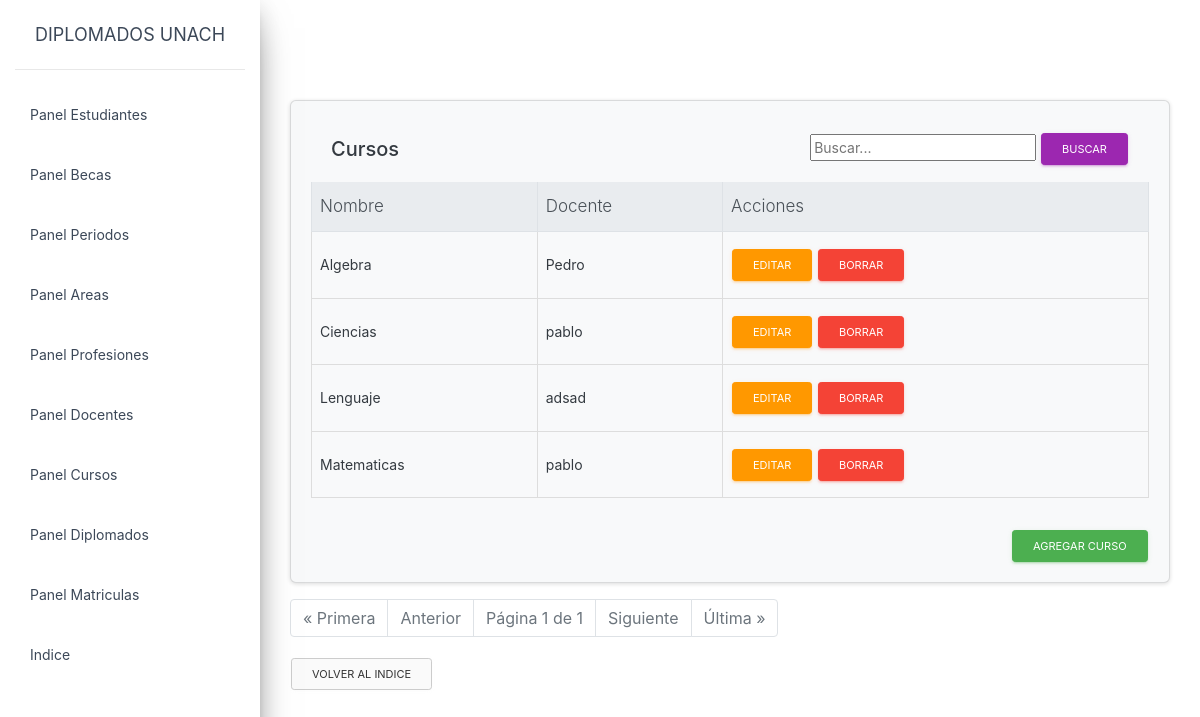
The page /artemis/panel_cursos.html (signed in) on the database its author committed.
### artemis/models.py (models this page shows, shortened)
class Cursos(models.Model):
    id = models.AutoField(primary_key=True)
    nombre_curso = models.CharField(max_length=20)
    docente = models.ForeignKey(Docentes, on_delete=models.CASCADE)

class Docentes(models.Model):
    rut_docente = models.CharField(primary_key=True,max_length=20)
    nombre_docente = models.CharField(max_length=20)
    apellido_docente = models.CharField(max_length=20)
    profesion_docente = models.ForeignKey(Profesiones,on_delete=models.CASCADE)
    num_tel_docente = models.IntegerField()
    def __str__(self):
        return self.nombre_docente

### artemis/views.py (the view)
# urls.py: path('panel_cursos.html',panel_cursos.as_view(),name = 'panel_cursos'),
@method_decorator(login_required, name='dispatch' )
class panel_cursos(ListView):
    context_object_name = 'panel_cursos'
    template_name = 'panel_cursos.html'
    paginate_by = 15
    queryset = Cursos.objects.all()
    search_form = SearchForm
    def get_queryset(self):
        queryset = Cursos.objects.order_by('nombre_curso')
        query = self.request.GET.get('query')
        if query:
            queryset = queryset.filter(
                Q(nombre_curso__icontains=query) |
                Q(docente__nombre_docente__icontains=query)
            )
        return queryset
    def get_context_data(self, **kwargs):
        context = super(panel_cursos, self).get_context_data(**kwargs)
        context['search_form'] = self.search_form(self.request.GET or None)
        return context

### artemis/forms.py
class SearchForm(forms.Form):
    query = forms.CharField(label='', widget=forms.TextInput(attrs={'placeholder': 'Buscar...'}))

### artemis/templates/panel_cursos.html (shortened to what this page needs)
{% extends "base.html" %}
{% block content %}
<head>
   <link rel="stylesheet" href="https://stackpath.bootstrapcdn.com/bootstrap/4.1.3/css/bootstrap.min.css">
   {% load crispy_forms_tags %}
</head>
<div class="card text-dark bg-light mb-3">
    <div class="card-body">
        <div class="card-header d-flex justify-content-between align-items-center">
            <h5 class="mb-0">Cursos</h5>
            <form method="GET" class="search-form">
                <input type="text" name="query" value="{{ search_form.value }}" placeholder="Buscar...">
                <button type="submit" class="btn btn-primary btn-sm">Buscar</button>
            </form>
        </div>
        <div class="table-responsive" style="max-height: calc(100vh - 370px); overflow-y: auto;">
            <table class="table table-hover table-bordered">
                <thead class="thead-light">
                    <tr>
                <th>Nombre </th>
                <th>Docente </th>
                <th>Acciones </th>
            </tr>
        </thead>
        <tbody>
            {% for Cursos in object_list %}
            <tr class="table-hover">
                <td>{{ Cursos.nombre_curso }} </td>
                <td>{{ Cursos.docente }} </td>
                <td>
                    <a href="{% url "artemis:edit_curso" Cursos.pk %}"  class="btn btn-warning btn-sm">Editar</a>
                    <a href="{% url "artemis:delete_curso" Cursos.pk %}"  class="btn btn-danger btn-sm">Borrar</a>
                </td>
            </tr>
            {% endfor %}
        </tbody>
    </table>
</div>
<div class="d-flex justify-content-end">
    <a href="{% url "artemis:new_curso" %}" class="btn btn-success btn-sm mt-3"> Agregar curso</a>
</div>
</div>
</div>
<div class="pagination">
    <ul class="pagination justify-content-center">
      {% if page_obj.has_previous %}
      <li class="page-item"><a class="page-link" href="?page=1">&laquo; Primera</a></li>
      <li class="page-item"><a class="page-link" href="?page={{ page_obj.previous_page_number }}">Anterior</a></li>
      {% else %}
      <li class="page-item disabled"><span class="page-link">&laquo; Primera</span></li>
      <li class="page-item disabled"><span class="page-link">Anterior</span></li>
      {% endif %}
      <li class="page-item disabled"><span class="page-link">Página {{ page_obj.number }} de {{ page_obj.paginator.num_pages }}</span></li>
      {% if page_obj.has_next %}
      <li class="page-item"><a class="page-link" href="?page={{ page_obj.next_page_number }}">Siguiente</a></li>
      <li class="page-item"><a class="page-link" href="?page={{ page_obj.paginator.num_pages }}">Última &raquo;</a></li>
      {% else %}
      <li class="page-item disabled"><span class="page-link">Siguiente</span></li>
      <li class="page-item disabled"><span class="page-link">Última &raquo;</span></li>
      {% endif %}
  </div>
    <p>
        <a href="{% url "artemis:index" %}" class="btn btn-secondary btn-sm" >Volver al indice</a>
    </p>
{%endblock content%}

### artemis/templates/base.html (style rules this page uses)
.card { margin-top: 0; }

### rows shown on the page
Cursos: nombre_curso "Algebra", docente "Pedro"
Cursos: nombre_curso "Ciencias", docente "pablo"
Cursos: nombre_curso "Lenguaje", docente "adsad"
Cursos: nombre_curso "Matematicas", docente "pablo"

### other values the page prints
{{ page_obj.number }} "1"
{{ page_obj.paginator.num_pages }} "1"
